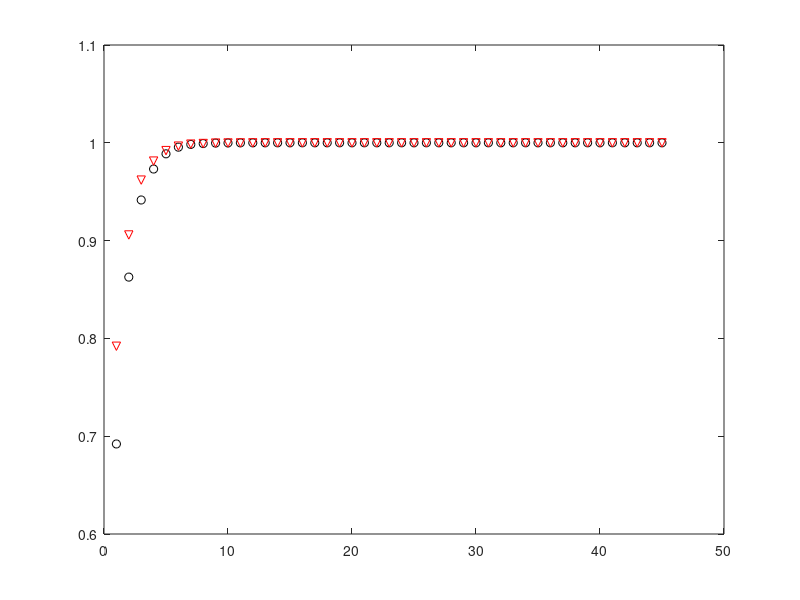

The MATLAB source for this figure:
clear all; close all; clc;

load master
%  break
%%%%%%%%% betta_1 regime %%%%%%%%%

st=27;
fin=41;
sample=[st:fin st+41:fin+41 st+82:fin+82];
% break
X=umaster(sample,:)';
X=abs(X);
m=3; % number of sensors 3, 4, 5, 6

%compute the nonlinear part

for j=1:length(sample)
    
    NL2(:,j)= (abs(X(:,j))).^2.*X(:,j);
    NL4(:,j)= (abs(X(:,j))).^4.*X(:,j);
    
end

save NL2.mat NL2
save NL4.mat NL4

[u2,s2,v2]=svd(abs(NL2),0);
[u4,s4,v4]=svd(abs(NL4),0);
figure(1)
plot(cumsum(diag(s2)/sum(diag(s2))), 'ko')
hold on
plot(cumsum(diag(s4)/sum(diag(s4))), 'rv')
% break

[ro2,g2(1)]=max(abs(u2(:,1)));
U2=[u2(:,1)]; 
z=zeros(n,1);
P2=z; P2(g2(1))=1;

for l=2:m
    c=(P2'*U2)\(P2'*u2(:,l));
    r2=u2(:,l)-U2*c;
    [ro2,g2(l)]=max(abs(r2));
    U2=[U2,u2(:,l)]; 
    P2=[P2,z]; P2(g2(l),l)=1;
   
end
% V2=U2;
% save V2.mat V2


[ro4,g4(1)]=max(abs(u4(:,1)));
U4=[u4(:,1)]; 
z=zeros(n,1);
P4=z; P4(g4(1))=1;

for l=2:m
    c=(P4'*U4)\(P4'*u4(:,l));
    r=u4(:,l)-U4*c;
    [ro4,g4(l)]=max(abs(r));
    U4=[U4,u4(:,l)]; 
    P4=[P4,z]; P4(g4(l),l)=1;
   
end
% V4=U4;
% save V4.mat V4
abs(513-g2)
abs(513-g4)










